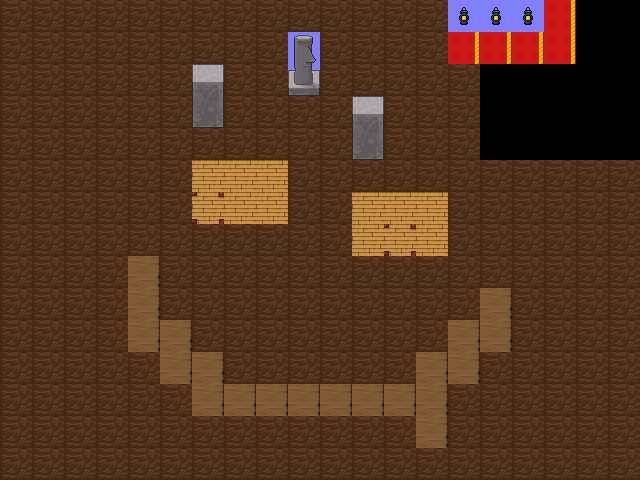

This is a level from a 2D game, rendered from its Tiled map with the project's own tilesets. A one-line summary and the map file follow, with tile-layer data summarised:
An orthogonal 20x15 tile map with 32x32 px tiles, 4 tile layers (Tile Layer 1, Tile Layer 2, Tile Layer 3, Tile Layer 4), 3 tilesets.

<map version="1.0" orientation="orthogonal" width="20" height="15" tilewidth="32" tileheight="32">
 <properties>
  <property name="blended tiles" value="195,197,198,199,200,202,203,205,207,208,209,210,211,212,213,214,215,216,217,218,219,220,221,222,223,227,229,230,231,235,237,238,239,240,241,242,244,245,246,247,248,249,252,254,255,256,257,258,259,260,261,262,263,398,399,400,401,402,403,404,405,406,407,408,409,1,2,9,10,11,12,13,14,15,16,17,18,19,20,21,22,23,24,25,26,27,28,29,30,31,32,33,34,35,36,37,38,42,53,57,58,59,60,63,64,65,66,67,68,69,70,71,72,73,74,75,76,77,86,87,88,89,95,96,97,102,103,104,105,106,107,108,109,110,111,112,113,114,115,116,117,118,125,126,127,128,141,142,143,144,145,146,147,148,149,150,151,152,153,154,155,163,164,165,166,167,170,171,172,180,181,182,183,184,185,186,187,188,189,190,191,192,193,194,200,201,204,205,206,207,208,209,210,216,219,220,221,222,223,224,225,226,227,228,229,230,231,232,233,239,243,244,246,247,248,249,254,255,258,259,260,261,262,263,264,265,266,267,268,269,270,271,272,273,279,280,281,286,287,288,289,290,292,293,294,297,298,299,300,301,302,303,304,305,306,307,308,309,310,311,312,315,316,318,319,329,330,331,332,333,336,337,338,339,340,341,342,343,344,345,346,347,348,349,350,351,352,353,354,355,356,357,358,363,368,369,370,371,372,373,374,375,376,377,378,379,380,381,382,383,384,385,386,387,388,389,390,391,392,393,394,395,396,407,408,409,410,411,412,413,414,415,416,417,418,419,420,421,422,423,424,425,426,427,428,429,430,431,432,433,434,435,441,446,447,448,449,450,451,452,453,454,455,456,457,458,459,460,461,462,463,464,465,466,467,468,469,470,471,472,473,474,487,488,489,490,491,492,493,494,495,496,497,498,499,500,501,502,503,504,505,506,507,508,509,510,511,512,513,526,527,528,529,530,531,532,533,534,535,536,537,538,539,540,541,542,543,544,545,546,547,548,549,550,551,552,553,556,557,558,559,560,561,562,563,564,565,566,567,568,569,570,571,572,573,574,575,576,577,578,579,580,581,582,583,584,585,586,587,588,589,590,596,597,598,599,600,601,602,603,604,605,606,607,608,609,610,611,612,613,614,615,616,617,618,619,620,621,622,623,624,625,626,627,628,629,635,636,637,638,639,640,641,642,643,644,645,646,647,648,649,650,651,652,653,654,655,656,657,658,659,660,661,662,663,664,665,666,667,668,674,675,676,677,678,679,680,681,682,683,684,685,686,687,688,689,690,691,692,693,694,695,696,697,698,699,700,701,702,703,704,705,706,707,708,709,710,711,713,714,715,716,717,718,719,720,721,722,723,724,725,726,727,728,729,730,731,732,733,734,735,736,737,738,739,740,741,742,743,744,745,746,747,748,749,750,751,752,753,754,755,756,757,758,759,760,761,762,763,764,765,766,767,768,769,770,771,772,773,774,775,776,777,778,779,780,781,782,783,784,785,786,787,788,789,790,791,792,793,794,795,796,797,798,799,800,801,802,803,804,805,806,807,808,809,810,811,812,813,814,815,816,817,818,819,820,821,822,823,824,825,826,827,828,829,830,831,832,833,834,835,836,837,838,839,840,841,842,843,844,845,846,847,848,849,850,851,852,853,854,855,856,857,858,859,860,861,862,863,864,865,866,867,868,869,870,871,872,873,874,875,876,877,878,879,880,881,882,883,884,885,886,887,888,889,890,891,892,893,894,895,896,897,898,899,900,901,902,903,904,905,906,907,908,909,910,911,912,913,914,915,916,917,918,919,920,921,922,923,924,925,926,927,928,929,930,931,932,933,934,935,936,937,938,939,940,941,942,943,944,945,946,947,948,949,950,951,952,953,954,955,956,957,958,959,960,961,962,963,964,965,966,967,968,969,970,971,972,973,974,975,976,977,978,979,980,981,982,983,984,985,986,987,988,989,990,991,992,993,994,995,996,997,998,999,1000,1001,1002,1003,1004,1005,1006,1007,1008,1009,1010,1011,1012,1013,1014,1015,1016,1017,1018,1019,1020,1021,1022,1023,1024,1025,1026,1027,1028,1029,1030,1031,1032,1033,1034,1035,1036,1037,1038,1039,1040,1041,1042,1043,1044,1045,1046,1047,1048,1049,1050,1051,1052,1053,1054,1055,1056,1057,1058,1059,1060,1061,1062,1063,1064,1065,1066,1067,1068,1069,1070,1071,1072,1073,1074,1075,1076,1077,1078,1079,1080,1081,1082,1083,1084,1085,1086,1087,1088,1089,1090,1091,1092,1093,1094,1095,1096,1097,1098,1099,1100,1101,1102,1103,1104,1105,1106,1107,1108,1109,1110,1111,1112,1113,1114,1115,1116,1117,1118,1119,1120,1121,1122,1123,1124,1125,1126,1127,1128,1129,1130,1131,1132,1133,1134,1135,1136,1137,1138,1139,1140,1141,1142,1143,1144,1145,1146,1147,1148,1149,1150,1151,1152,1153,1154,1155,1156,1157,1158,1159,1160,1161,1162,1163,1164,1165,1166,1167,1168,1169" />
 </properties>
 <tileset firstgid="0" name="lower" tilewidth="32" tileheight="32">
  <image source="tilesets/test/lower.PNG" trans="b5a5d5" width="192" height="160" />
  <tile id="21">
   <properties>
    <property name="x" value="" />
   </properties>
  </tile>
  <tile id="22">
   <properties>
    <property name="x" value="" />
   </properties>
  </tile>
  <tile id="23">
   <properties>
    <property name="x" value="" />
   </properties>
  </tile>
  <tile id="27">
   <properties>
    <property name="x" value="" />
   </properties>
  </tile>
  <tile id="28">
   <properties>
    <property name="x" value="" />
   </properties>
  </tile>
  <tile id="29">
   <properties>
    <property name="x" value="" />
   </properties>
  </tile>
 </tileset>
 <tileset firstgid="31" name="upper" tilewidth="32" tileheight="32">
  <image source="tilesets/test/upper.PNG" trans="b5a5d5" width="256" height="128" />
  <tile id="3">
   <properties>
    <property name="impassable" value="" />
   </properties>
  </tile>
  <tile id="11">
   <properties>
    <property name="x" value="" />
   </properties>
  </tile>
  <tile id="12">
   <properties>
    <property name="x" value="" />
   </properties>
  </tile>
  <tile id="18">
   <properties>
    <property name="impassable" value="" />
   </properties>
  </tile>
  <tile id="19">
   <properties>
    <property name="passable" value="" />
   </properties>
  </tile>
  <tile id="20">
   <properties>
    <property name="impassable" value="" />
   </properties>
  </tile>
  <tile id="26">
   <properties>
    <property name="impassable" value="" />
   </properties>
  </tile>
 </tileset>
 <tileset firstgid="63" name="wood" tilewidth="32" tileheight="32">
  <image source="tilesets/test/wood2.PNG" trans="8080ff" width="320" height="224" />
  <tile id="60">
   <properties>
    <property name="top" value="" />
   </properties>
  </tile>
  <tile id="61">
   <properties>
    <property name="top" value="" />
   </properties>
  </tile>
  <tile id="62">
   <properties>
    <property name="top" value="" />
   </properties>
  </tile>
  <tile id="63">
   <properties>
    <property name="hole" value="" />
   </properties>
  </tile>
 </tileset>
 <layer name="Tile Layer 1" width="20" height="15">
  <properties>
   <property name="layer" value="5" />
   <property name="z" value="0" />
  </properties>
  <data>[300 cells, 300 non-empty, 2 distinct tile ids]</data>
 </layer>
 <layer name="Tile Layer 2" width="20" height="15">
  <properties>
   <property name="layer" value="4" />
   <property name="z" value=".5" />
  </properties>
  <data>[300 cells, 37 non-empty, 7 distinct tile ids]</data>
 </layer>
 <objectgroup name="Object Layer 1" width="20" height="15">
  <properties>
   <property name="layer" value="3" />
   <property name="ogga" value="ALPHONSEO" />
   <property name="z" value=".5" />
  </properties>
 </objectgroup>
 <layer name="Tile Layer 3" width="20" height="15">
  <properties>
   <property name="layer" value="2" />
   <property name="z" value="1" />
  </properties>
  <data>[300 cells, 3 non-empty, 1 distinct tile ids]</data>
 </layer>
 <layer name="Tile Layer 4" width="20" height="15">
  <properties>
   <property name="layer" value="1" />
   <property name="z" value="1.5" />
  </properties>
  <data>[300 cells, 37 non-empty, 4 distinct tile ids]</data>
 </layer>
 <objectgroup name="Object Layer 2" width="20" height="15">
  <properties>
   <property name="layer" value="0" />
   <property name="z" value="1.5" />
  </properties>
 </objectgroup>
</map>
